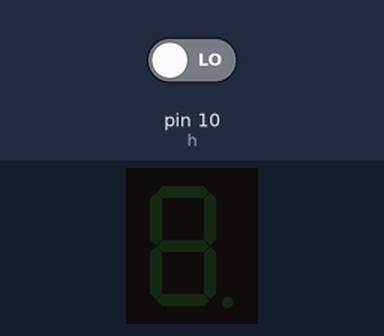
Bench run of a sketch on a simulated Arduino Uno, built with avr-gcc and run on an emulated ATmega328P. Parts: 1-digit seven-segment display. Wiring (inferred from the names in the program): 1-digit 7-segment display, segments lit when HIGH: segments pin 2, pin 3, pin 4, pin 5, pin 6, pin 7, pin 8. Inputs (shaded band) come from the test bench; at power-on: pin 10 (h) LOW. The segment pins are drawn as the display they are named for.

Above: at 1.2 s.
1.3 s: pin 10 (h) driven HIGH
At 2.1 s:
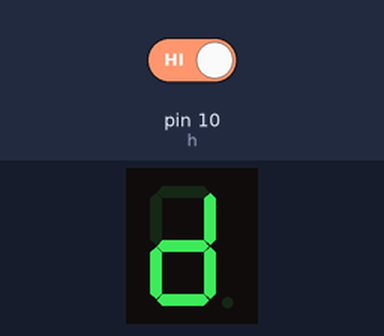
At 12.5 s:
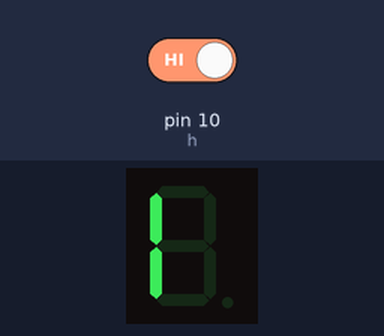
12.8 s: pin 10 (h) driven LOW
At 14.1 s:
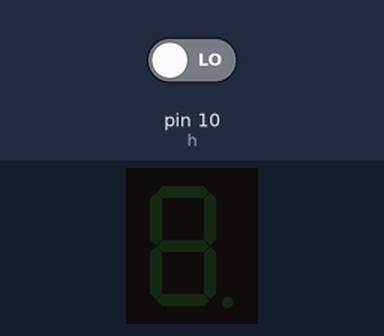
Timing chart, 0 to 15.8 s (numbered marks = the images above; inputs shaded):
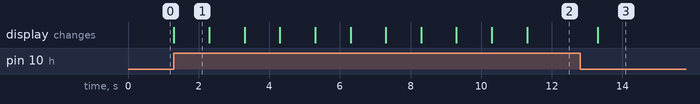

Measured:
- after the input at 1.3 s, the display: changes at once (image 1)
- after the input at 12.8 s, the display: changes after 0.50 s (image 3)
- what the display in image 1 shows lasts 1.0 s, from 1.3 s to 2.3 s

The sketch:

Mini_Project_Programming.ino
```cpp
//Program Name: Seven Segment Display
//Group Name : Hazim and Megat
//1. Hazim Farhan
//2. Megat M.Irfan
//3. Nur Elysya Firzana
int a=2,b=3,c=4,d=5,e=6,f=7,g=8,h=10;
void setup() {
  // put your setup code here, to run once:
  pinMode(h,INPUT);
  pinMode(a,OUTPUT);
  pinMode(b,OUTPUT);
  pinMode(c,OUTPUT);
  pinMode(d,OUTPUT);
  pinMode(e,OUTPUT);
  pinMode(f,OUTPUT);
  pinMode(g,OUTPUT);
}
void loop() {
  //put your main code here, to run repeatedly:
  int pushbuttonvalue = digitalRead(h);
  if(pushbuttonvalue == HIGH)
  {
    fungsi(1);
    delay(1000);
  }
  else
  {
    fungsi(2);
  }
}
void fungsi (int m)
{

  switch(m)
  {
    case 1:
    //D
  digitalWrite(a,LOW);
  digitalWrite(b,HIGH);
  digitalWrite(c,HIGH);
  digitalWrite(d,HIGH);
  digitalWrite(e,HIGH);
  digitalWrite(f,LOW);
  digitalWrite(g,HIGH);
  delay(1000);

  //E
  digitalWrite(a,HIGH);
  digitalWrite(b,LOW);
  digitalWrite(c,LOW);
  digitalWrite(d,HIGH);
  digitalWrite(e,HIGH);
  digitalWrite(f,HIGH);
  digitalWrite(g,HIGH);
  delay(1000);

  //P
  digitalWrite(a,HIGH);
  digitalWrite(b,HIGH);
  digitalWrite(c,LOW);
  digitalWrite(d,LOW);
  digitalWrite(e,HIGH);
  digitalWrite(f,HIGH);
  digitalWrite(g,HIGH);
  delay(1000);

  //J
  digitalWrite(a,LOW);
  digitalWrite(b,HIGH);
  digitalWrite(c,HIGH);
  digitalWrite(d,HIGH);
  digitalWrite(e,HIGH);
  digitalWrite(f,LOW);
  digitalWrite(g,LOW);
  delay(1000);

  //K
  digitalWrite(a,HIGH);
  digitalWrite(b,LOW);
  digitalWrite(c,HIGH);
  digitalWrite(d,LOW);
  digitalWrite(e,HIGH);
  digitalWrite(f,HIGH);
  digitalWrite(g,HIGH);
  delay(1000);

  //E
  digitalWrite(a,HIGH);
  digitalWrite(b,LOW);
  digitalWrite(c,LOW);
  digitalWrite(d,HIGH);
  digitalWrite(e,HIGH);
  digitalWrite(f,HIGH);
  digitalWrite(g,HIGH);
  delay(1000);

  //D
  digitalWrite(a,LOW);
  digitalWrite(b,HIGH);
  digitalWrite(c,HIGH);
  digitalWrite(d,HIGH);
  digitalWrite(e,HIGH);
  digitalWrite(f,LOW);
  digitalWrite(g,HIGH);
  delay(1000);

  //A
  digitalWrite(a,HIGH);
  digitalWrite(b,HIGH);
  digitalWrite(c,HIGH);
  digitalWrite(d,LOW);
  digitalWrite(e,HIGH);
  digitalWrite(f,HIGH);
  digitalWrite(g,HIGH);
  delay(1000);

  //R
  digitalWrite(a,HIGH);
  digitalWrite(b,HIGH);
  digitalWrite(c,LOW);
  digitalWrite(d,LOW);
  digitalWrite(e,HIGH);
  digitalWrite(f,HIGH);
  digitalWrite(g,LOW);
  delay(1000);


  //N
  digitalWrite(a,HIGH);
  digitalWrite(b,HIGH);
  digitalWrite(c,HIGH);
  digitalWrite(d,LOW);
  digitalWrite(e,HIGH);
  digitalWrite(f,HIGH);
  digitalWrite(g,LOW);
  delay(1000);

  //I
  digitalWrite(a,LOW);
  digitalWrite(b,LOW);
  digitalWrite(c,LOW);
  digitalWrite(d,LOW);
  digitalWrite(e,HIGH);
  digitalWrite(f,HIGH);
  digitalWrite(g,LOW);
  delay(1000);
  break;

  case 2:
  digitalWrite(a,LOW);
  digitalWrite(b,LOW);
  digitalWrite(c,LOW);
  digitalWrite(d,LOW);
  digitalWrite(e,LOW);
  digitalWrite(f,LOW);
  digitalWrite(g,LOW);
  break;

  }}
```
